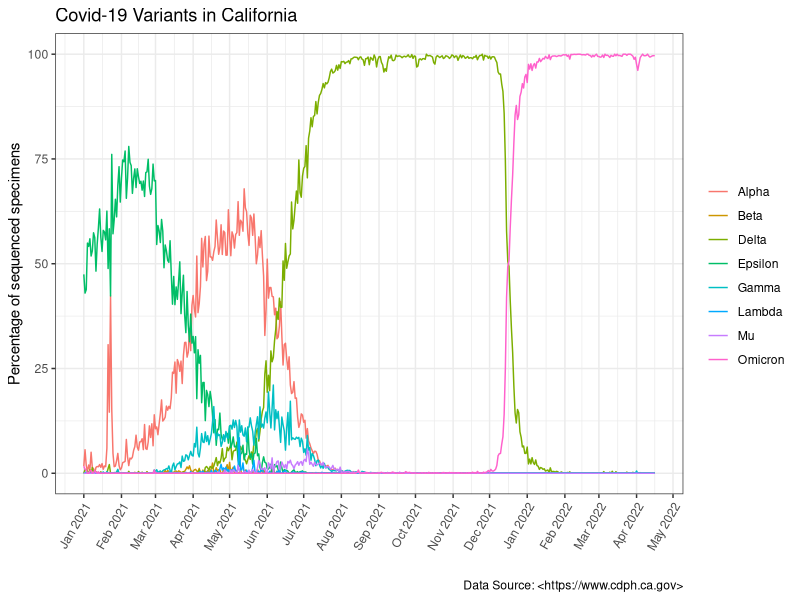

Write R code to recreate this figure.
## ---- chunk 1
library(dplyr)
library(ggplot2)
library(lubridate)
## ---- chunk 2
data <- as_tibble(read.csv(file = "covid19_variants.csv", # Specify File
                           sep = ",", # Make sure it reads "," as the separator
                           header = T)) # Indicate the first row is the column names
## ---- chunk 3
head(data)
## ---- chunk 4
data <- data %>%
  mutate(date = ymd(date)) # Change the date column from a <chr> to a <date>
## ---- chunk 5
data <- data %>%
  filter(date < as.Date("2022-04-17")) %>% # drop late dates
  filter(variant_name != "Other", variant_name != "Total") # drop "other" & "total"
## ---- chunk 6
ggplot(data = data) + # Specify the data as 'data'
  geom_line(aes(x = date, # Plot date on the x-axis
                y = percentage, # Plot percentage for each variant on the y-axis
                color = variant_name)) + # Color and group by variant
  scale_x_date(date_breaks="1 month", # Specify the x-axis tick marks to go month-by-month
               date_labels="%b %Y") + # Specify the format for each month
  guides(x = guide_axis(angle = 60)) + # Angle the x-axis ticks to make more readable
  scale_color_discrete(name = "") + # Remove the legend title
  labs(title = "Covid-19 Variants in California", # Add a main title
       caption = "Data Source: <https://www.cdph.ca.gov>", # Add a caption
       x = "", # Remove the x-axis label
       y = "Percentage of sequenced specimens") + # Clean-up the y-axis label
  theme_bw() # Change theme to match example
## ---- chunk 7
sessionInfo()
